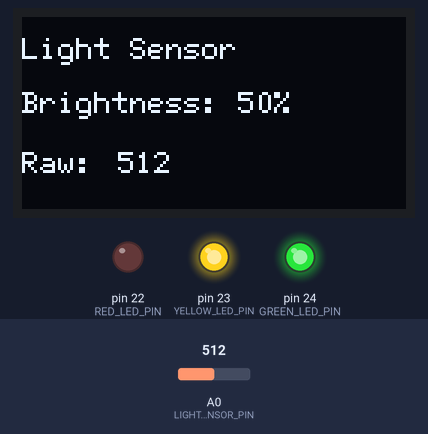
The sketch below on a simulated Arduino Mega 2560, built with avr-gcc and run on an emulated ATmega2560. Shown: 128×64 one-colour display, output pins drawn as LEDs (lit = HIGH). Inputs (shaded band) come from the test bench; at power-on: A0 (LIGHT_SENSOR_PIN) = 512.

Above: at 1.2 s.
1.3 s: A0 (LIGHT_SENSOR_PIN) set to 669
At 2.6 s:
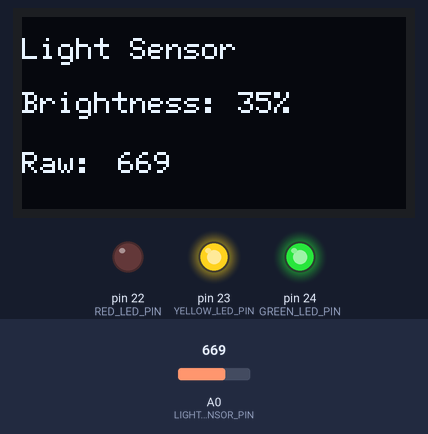
2.9 s: A0 (LIGHT_SENSOR_PIN) set to 700
At 4.2 s:
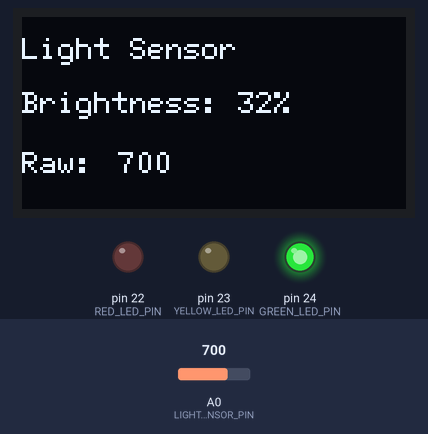
4.5 s: A0 (LIGHT_SENSOR_PIN) set to 306
At 5.9 s:
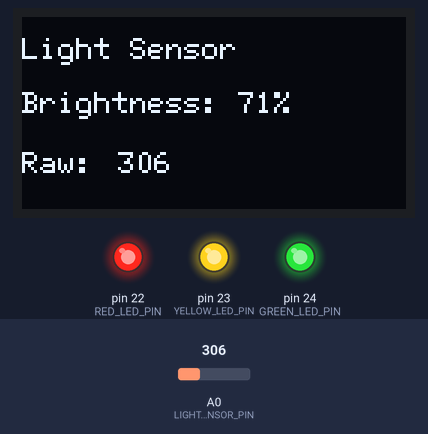
Timing chart, 0 to 7.5 s (numbered marks = the images above; inputs shaded):
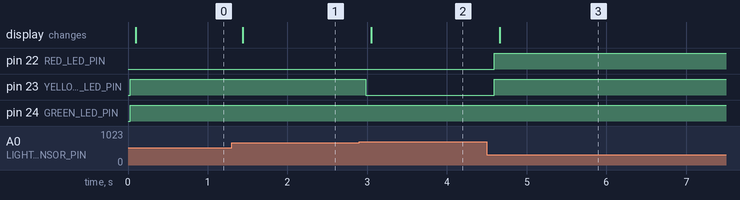

Measured:
- the behaviour switches between 686 and 687 on A0 (LIGHT_SENSOR_PIN) (found by bisection; images 1 and 2)
- after the input at 1.3 s, the display: changes after 0.14 s (image 1)
- after the input at 2.9 s, pin 23 (YELLOW_LED_PIN): HIGH → LOW after 0.08 s; the display: changes after 0.15 s (image 2)
- after the input at 4.5 s, pin 22 (RED_LED_PIN), pin 23 (YELLOW_LED_PIN): LOW → HIGH after 0.09 s; the display: changes after 0.16 s (image 3)

The sketch:

04_OLED_light.ino
```cpp
/*
  專案名稱：04_OLED light
  功能：讀取 IO0 上的光敏電阻，將亮度百分比顯示在 OLED 上，
        並依照亮度百分比控制綠、黃、紅三個 LED

  OLED 設定：
  - 控制器：SSD1306
  - 解析度：128 x 64
  - I2C 位址：0x3C
  - 使用第一組 I2C：Wire

  HUB-8735 Ultra 接線：

  光敏電阻模組：
  - AO / AOUT -> IO0
  - VCC       -> 3.3V
  - GND       -> GND

  OLED：
  - SDA       -> IO3
  - SCL/SCK   -> IO4
  - VCC       -> 3.3V
  - GND       -> GND

  LED：
  - 綠燈      -> IO24
  - 黃燈      -> IO23
  - 紅燈      -> IO22

  注意：
  1. 光敏電阻必須形成分壓電路，才能由 IO0 讀取類比電壓。
  2. IO0 是類比輸入腳位，不是 OLED 的 I2C 腳位。
  3. 目前校正範圍為 ADC 0~1024。
  4. 目前光敏電阻讀值方向為：0 = 最亮，1024 = 最暗。
  5. 顯示結果會換算為：100% = 最亮，0% = 最暗。
  6. 亮度 0%~33%：只亮綠燈。
  7. 亮度 34%~66%：綠燈與黃燈都亮。
  8. 亮度 67%~100%：綠、黃、紅三燈都亮。
*/

#include <Wire.h>
#include <U8g2lib.h>

// 光敏電阻的類比輸入腳位
const int LIGHT_SENSOR_PIN = 0;  // IO0

// 三色 LED 的輸出腳位
const int GREEN_LED_PIN = 24;   // 綠燈
const int YELLOW_LED_PIN = 23;  // 黃燈
const int RED_LED_PIN = 22;     // 紅燈

// SSD1306 128x64，硬體 I2C，使用第一組 I2C：Wire。
// U8X8_PIN_NONE 表示 OLED 沒有使用 RESET 腳位。
U8G2_SSD1306_128X64_NONAME_F_HW_I2C u8g2(
  U8G2_R0,
  U8X8_PIN_NONE
);

void setup() {
  // 設定 OLED 的 I2C 位址。
  // U8G2 的 setI2CAddress() 使用 8-bit 位址，
  // 因此 7-bit 位址 0x3C 需要左移一位。
  u8g2.setI2CAddress(0x3C << 1);

  // 初始化 OLED，使用第一組 I2C：Wire。
  u8g2.begin();

  // 設定光敏電阻腳位為類比輸入。
  pinMode(LIGHT_SENSOR_PIN, INPUT);

  // 設定三色 LED 為輸出腳位，並先全部關閉。
  pinMode(GREEN_LED_PIN, OUTPUT);
  pinMode(YELLOW_LED_PIN, OUTPUT);
  pinMode(RED_LED_PIN, OUTPUT);
  digitalWrite(GREEN_LED_PIN, LOW);
  digitalWrite(YELLOW_LED_PIN, LOW);
  digitalWrite(RED_LED_PIN, LOW);

  // 設定顯示字型。
  u8g2.setFont(u8g2_font_6x12_tf);
}

void loop() {
  // 讀取 IO0 的 ADC 原始數值。
  int lightRawValue = analogRead(LIGHT_SENSOR_PIN);

  // 將 ADC 原始值反向換算為亮度百分比：
  // ADC 0    -> 100%（最亮）
  // ADC 1024 -> 0%（最暗）
  int brightnessPercent = map(lightRawValue, 0, 1024, 100, 0);

  // 避免實際讀值略微超出設定範圍，造成百分比超過 0~100%。
  brightnessPercent = constrain(brightnessPercent, 0, 100);

  // 依照亮度百分比控制 LED。
  // 0%~33%：只亮綠燈
  // 34%~66%：亮綠燈與黃燈
  // 67%~100%：綠、黃、紅三燈都亮
  digitalWrite(GREEN_LED_PIN, HIGH);
  digitalWrite(YELLOW_LED_PIN, brightnessPercent >= 34 ? HIGH : LOW);
  digitalWrite(RED_LED_PIN, brightnessPercent >= 67 ? HIGH : LOW);

  // 清除畫面緩衝區。
  u8g2.clearBuffer();

  // 顯示標題。
  u8g2.drawStr(0, 14, "Light Sensor");

  // 顯示亮度百分比。
  u8g2.drawStr(0, 32, "Brightness:");
  u8g2.setCursor(72, 32);
  u8g2.print(brightnessPercent);
  u8g2.print("%");

  // 顯示目前的 ADC 原始值，方便日後重新校正。
  u8g2.drawStr(0, 52, "Raw:");
  u8g2.setCursor(32, 52);
  u8g2.print(lightRawValue);

  // 將畫面緩衝區送到 OLED。
  u8g2.sendBuffer();

  // 每 200 毫秒更新一次，避免畫面更新過快。
  delay(200);
}
```
